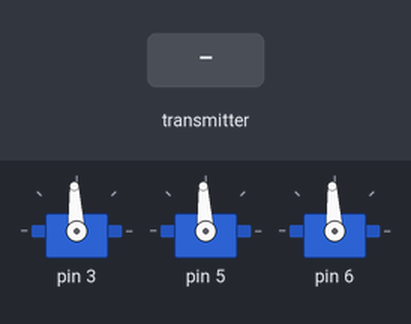
The sketch below on a simulated Arduino Uno, built with avr-gcc and run on an emulated ATmega328P. Shown: 3 × servo. Inputs (shaded band) come from the test bench. No radio packets arrive unless stated.

Above: at 1.2 s.
1.3 s: the transmitter starts sending msg.4 = 1
At 2.5 s:
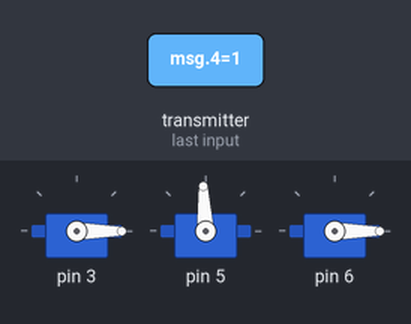
2.8 s: the transmitter starts sending msg.4 = 0
At 3.9 s:
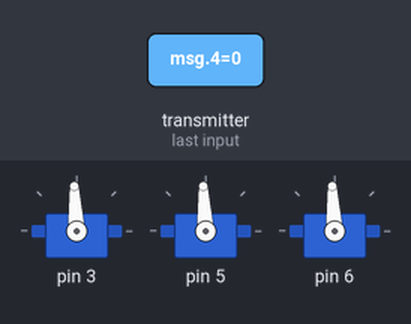
Timing chart, 0 to 5.8 s (numbered marks = the images above; inputs shaded):
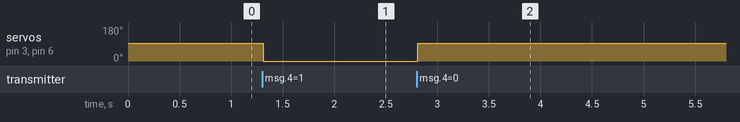

The sketch:

defensiveReceiverOne.ino
```cpp
/*
 * Author: Patrick Naughton
 * WUSTL ASME Soccer Robots
 * defensive Receiver
 * Desc: Use the RF24 radio module to interpret signals coming from the transmitter.
 * Move the robot based on these signals.
 * Date: 1/18/2017
 */

#include "RF24.h"
#include "nRF24L01.h"
#include <SPI.h>
#include <Servo.h>

const uint64_t PIPE = 0xE7E7E7E7E2LL; //frequency this receives on
#define NUM_INPUTS 5 //number of devices we have to independently control on the robot plus a validation signal

int msg[NUM_INPUTS];//place to store data from radio
int motorPins[NUM_INPUTS];//hold pin numbers of motors (really escs)

Servo escs[NUM_INPUTS];

RF24 radio(9, 10);

void setup(){
  Serial.begin(9600);
  ///////////////Hard code three motors///////////////
  motorPins[0] = 3;
  motorPins[1] = 5;
  motorPins[2] = 6;
  escs[0].attach(motorPins[0]);
  escs[1].attach(motorPins[1]);
  escs[2].attach(motorPins[2]);
  for(int i = 0; i<3; i++){
    escs[i].writeMicroseconds(1500);
  }
  ///////////////End hard code///////////////
  radio.begin();
  radio.openReadingPipe(1, PIPE);
  radio.startListening();
}

void loop(){
  if(radio.available()){
    radio.read(msg, sizeof(int)*NUM_INPUTS);
  }
//  else{
//    msg[0] = 1500;
//    msg[1] = 1500;
//    msg[2] = 1500;
//    msg[3] = 1500;
//    msg[4] = 0;
//  }
  /*for(int i = 0; i<NUM_INPUTS; i++){
    Serial.print(msg[i]);
    Serial.print(", ");
  }*/
  if(msg[4]!=0){
    escs[0].writeMicroseconds(msg[2]);         // shooter
    int rightMotorRawVal = 1500 + msg[1] - msg[0];  // right motor
    int rightMotor = map(rightMotorRawVal, 1000, 2000, 1000,  2000);
    int leftMotorRawVal = msg[0] + msg[1] - 1500;   // left motor
    int leftMotor = map(leftMotorRawVal, 1000, 2000, 1000, 2000);
    escs[1].writeMicroseconds(rightMotor);    // right motor
    escs[2].writeMicroseconds(leftMotor);     // left motor
  }else{
    escs[0].writeMicroseconds(1500);
    escs[1].writeMicroseconds(1500);
    escs[2].writeMicroseconds(1500);
  }
  delay(10);
}
```

Measured:
- after the input at 1.3 s, servo on pin 3, servo on pin 6: 93° → 0° at once
- after the input at 2.8 s, servo on pin 3, servo on pin 6: 0° → 93° at once
